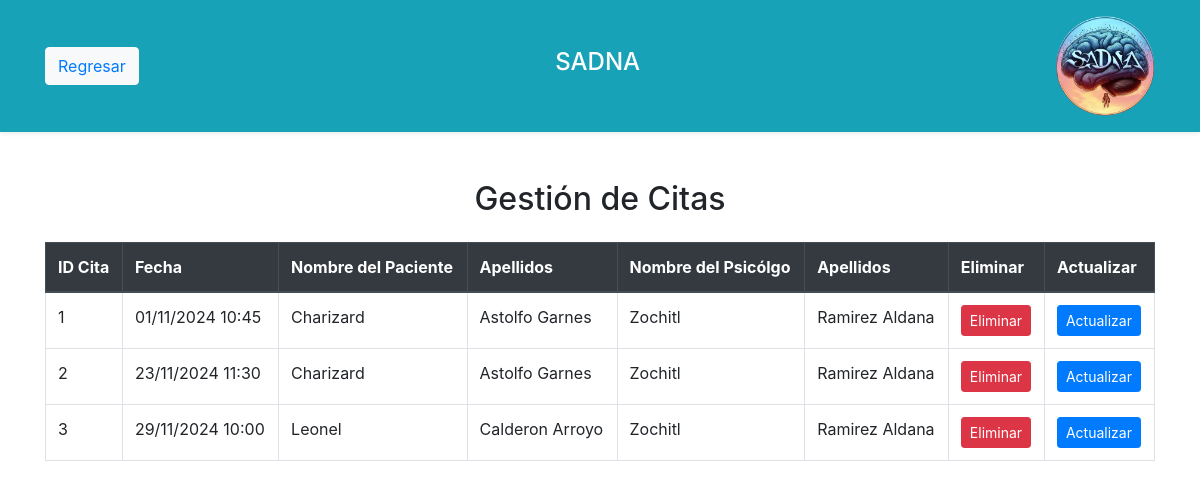
The page /Vista/crudCitas/TodasCitas.php (signed in) on the database its author committed.
### tables this page shows
CREATE TABLE `citas` (
  `idCitas` int(11) NOT NULL AUTO_INCREMENT,
  `Fecha` datetime NOT NULL,
  `idPacienteCi` int(11) NOT NULL,
  `CedulaCita` int(11) NOT NULL,
  PRIMARY KEY (`idCitas`),
  KEY `citas_ibfk_1` (`CedulaCita`),
  KEY `citas_ibfk_2` (`idPacienteCi`),
  CONSTRAINT `citas_ibfk_1` FOREIGN KEY (`CedulaCita`) REFERENCES `psicologo` (`Cedula`) ON DELETE CASCADE,
  CONSTRAINT `citas_ibfk_2` FOREIGN KEY (`idPacienteCi`) REFERENCES `paciente` (`idPaciente`) ON DELETE CASCADE
);

CREATE TABLE `paciente` (
  `idPaciente` int(11) NOT NULL AUTO_INCREMENT,
  `Nombre` varchar(45) NOT NULL,
  `ApPaterno` varchar(45) NOT NULL,
  `ApMaterno` varchar(45) DEFAULT NULL,
  `sexo` varchar(45) DEFAULT NULL,
  `telefono` int(11) DEFAULT NULL,
  `direccion` varchar(50) DEFAULT NULL,
  `fechaNac` date DEFAULT NULL,
  PRIMARY KEY (`idPaciente`)
);

CREATE TABLE `psicologo` (
  `Cedula` int(11) NOT NULL AUTO_INCREMENT,
  `Nombre` varchar(45) NOT NULL,
  `ApPaterno` varchar(45) NOT NULL,
  `ApMaterno` varchar(45) NOT NULL,
  `sexo` varchar(45) DEFAULT NULL,
  `telefono` int(11) DEFAULT NULL,
  `direccion` varchar(50) DEFAULT NULL,
  `fechaNac` date DEFAULT NULL,
  PRIMARY KEY (`Cedula`)
);

### Vista/crudCitas/TodasCitas.php (the view, shortened to what this page needs)
<?php
    require '../../Modelo/BD/bd.php';
    include '../includes/headerregresar.php';
    ?>
<!DOCTYPE html>
<html lang="es">
<head>
    <link href="https://stackpath.bootstrapcdn.com/bootstrap/4.5.2/css/bootstrap.min.css" rel="stylesheet">
</head>
<body>
    <div class="container mt-5">
    <h2 class="text-center mb-4">Gestión de Citas</h2>
    <table class="table table-hover table-bordered">
        <thead class="thead-dark">
            <tr>
                <th>ID Cita</th>
                <th>Fecha</th>
                <th>Nombre del Paciente</th>
                <th>Apellidos</th>
                <th>Nombre del Psicólgo</th>
                <th>Apellidos</th>
                <th>Eliminar</th>
                <th>Actualizar</th>
            </tr>
        </thead>
        <tbody>
            <?php
            $citasSql = "SELECT citas.idCitas, citas.Fecha as Fecha, paciente.Nombre as NPac, paciente.ApPaterno as ApPac, paciente.ApMaterno as AmPac, psicologo.Nombre as NPsico,  psicologo.ApPaterno as ApPsic, psicologo.ApMaterno as AmPsic
                        FROM citas
                        inner JOIN paciente ON citas.idPacienteCi = paciente.idPaciente join psicologo on citas.CedulaCita = psicologo.Cedula; ";
            $citasResult = mysqli_query($conn, $citasSql);
            while ($cita = mysqli_fetch_assoc($citasResult)) {
            ?>
                <tr>
                    <td><?php echo $cita['idCitas']; ?></td>
                    <td><?php echo date('d/m/Y H:i', strtotime($cita['Fecha'])); ?></td>
                    <td><?php echo $cita['NPac']; ?></td>
                    <td><?php echo $cita['ApPac'] . " " . $cita['AmPac']; ?></td>
                    <td><?php echo $cita['NPsico']; ?></td>
                    <td><?php echo $cita['ApPsic'] . " " . $cita['AmPsic']; ?></td>
                    <td><a href="javascript:void(0);" onclick="confirmDelete(<?php echo $cita['idCitas']; ?>)" class="btn btn-danger btn-sm">Eliminar</a></td>
                    <td><a href="../../Vista/crudCitas/EditarCita.php?idCita=<?php echo $cita['idCitas']; ?>" class="btn btn-primary btn-sm">Actualizar</a></td>
                </tr>
            <?php } ?>
        </tbody>
    </table>
    </div>
</body>
</html>

### rows shown on the page
citas: idCitas "1", Fecha "01/11/2024 10:45", idPacienteCi.Nombre "Charizard", idPacienteCi.ApPaterno "Astolfo", idPacienteCi.ApMaterno "Garnes", CedulaCita.Nombre "Zochitl", CedulaCita.ApPaterno "Ramirez", CedulaCita.ApMaterno "Aldana"
citas: idCitas "2", Fecha "23/11/2024 11:30", idPacienteCi.Nombre "Charizard", idPacienteCi.ApPaterno "Astolfo", idPacienteCi.ApMaterno "Garnes", CedulaCita.Nombre "Zochitl", CedulaCita.ApPaterno "Ramirez", CedulaCita.ApMaterno "Aldana"
citas: idCitas "3", Fecha "29/11/2024 10:00", idPacienteCi.Nombre "Leonel", idPacienteCi.ApPaterno "Calderon", idPacienteCi.ApMaterno "Arroyo", CedulaCita.Nombre "Zochitl", CedulaCita.ApPaterno "Ramirez", CedulaCita.ApMaterno "Aldana"
